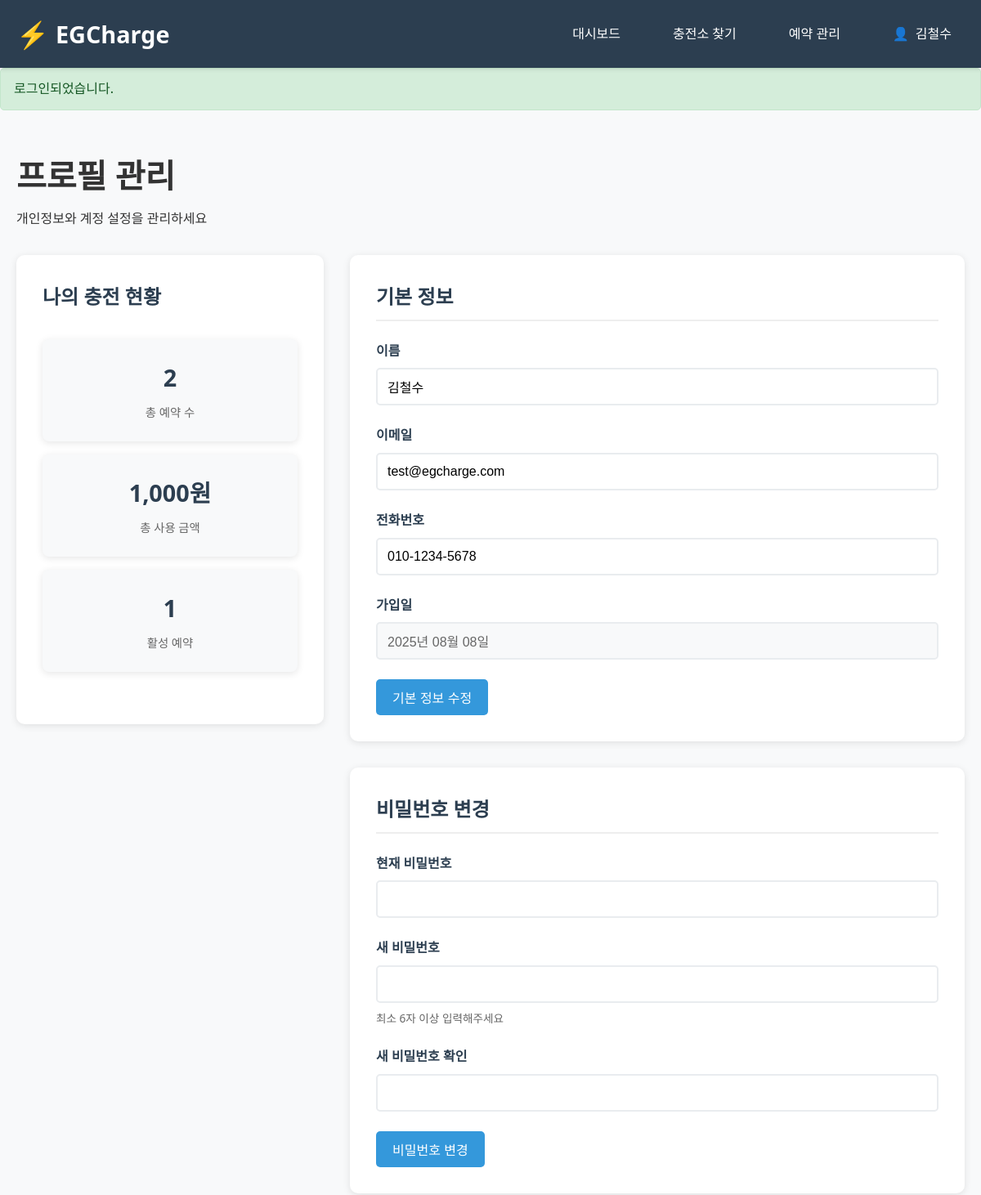
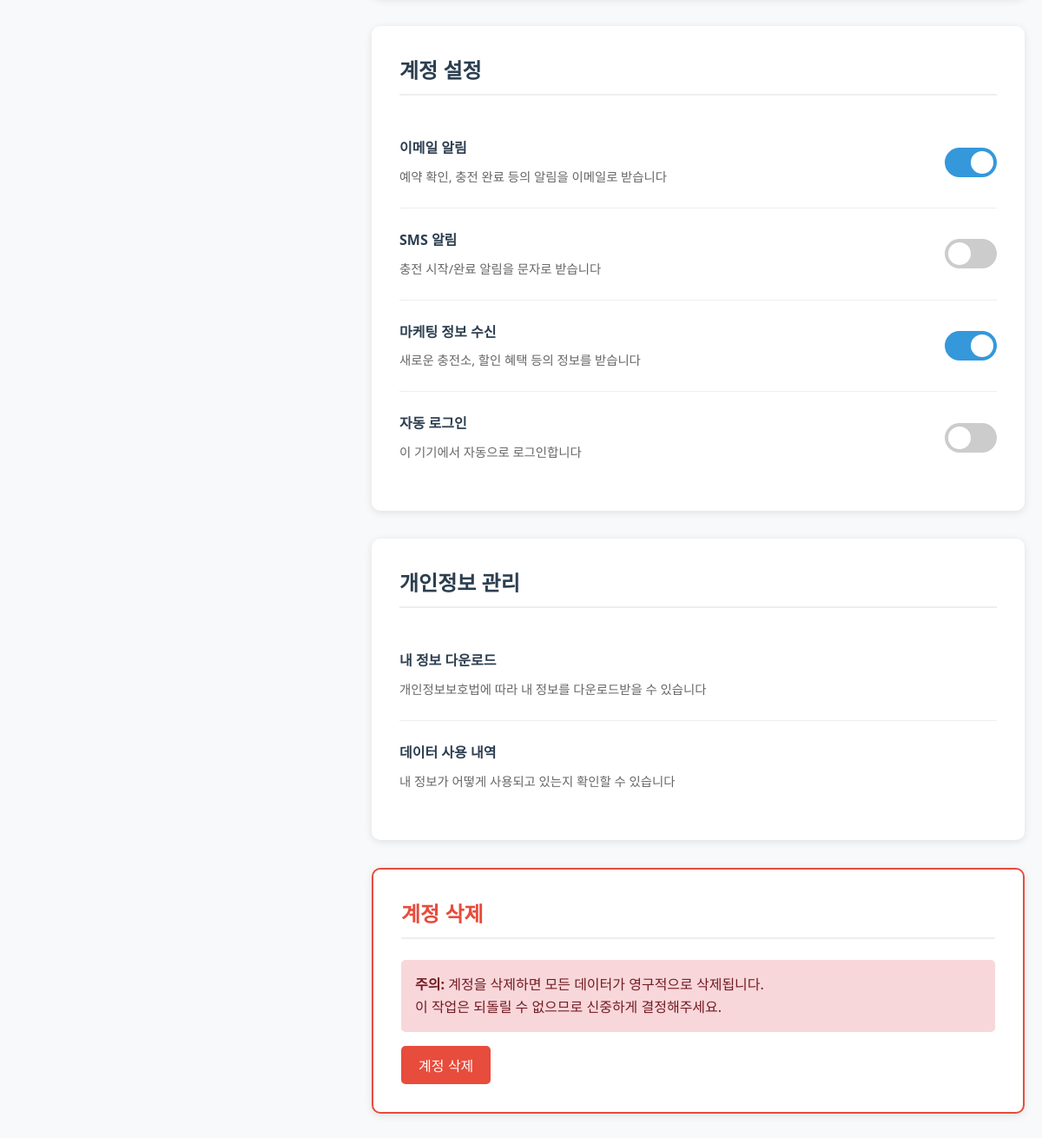
The page /pages/profile.php (signed in) on the database its author committed (2 pictures, top to bottom).
### tables this page shows
CREATE TABLE IF NOT EXISTS users (
                                     id INT AUTO_INCREMENT PRIMARY KEY,
                                     name VARCHAR(100) NOT NULL,
    email VARCHAR(100) UNIQUE NOT NULL,
    password VARCHAR(255) NOT NULL,
    phone VARCHAR(20),
    created_at TIMESTAMP DEFAULT CURRENT_TIMESTAMP,
    updated_at TIMESTAMP DEFAULT CURRENT_TIMESTAMP ON UPDATE CURRENT_TIMESTAMP
    );

### public/pages/profile.php (the view, shortened to what this page needs)
<?php
include_once '../includes/header.php';
$database = new Database();
$db = $database->getConnection();
$user_query = "SELECT * FROM users WHERE id = ?";
$user_stmt = $db->prepare($user_query);
$user_stmt->execute([$_SESSION['user_id']]);
$user_info = $user_stmt->fetch(PDO::FETCH_ASSOC);
$stats_query = "SELECT
    COUNT(*) as total_bookings,
    SUM(CASE WHEN status = 'completed' THEN total_cost ELSE 0 END) as total_spent,
    COUNT(CASE WHEN status = 'active' THEN 1 END) as active_bookings
    FROM bookings WHERE user_id = ?";
$stats_stmt = $db->prepare($stats_query);
$stats_stmt->execute([$_SESSION['user_id']]);
$stats = $stats_stmt->fetch(PDO::FETCH_ASSOC);
?>
<main class="profile-page">
    <div class="container">
        <div class="page-header">
            <h1>프로필 관리</h1>
            <p>개인정보와 계정 설정을 관리하세요</p>
        </div>
        <div class="profile-content">
            <div class="profile-stats">
                <h2>나의 충전 현황</h2>
                <div class="stats-grid">
                    <div class="stat-card">
                        <span class="stat-number"><?php echo $stats['total_bookings']; ?></span>
                        <span class="stat-label">총 예약 수</span>
                    </div>
                    <div class="stat-card">
                        <span class="stat-number"><?php echo number_format($stats['total_spent']); ?>원</span>
                        <span class="stat-label">총 사용 금액</span>
                    </div>
                    <div class="stat-card">
                        <span class="stat-number"><?php echo $stats['active_bookings']; ?></span>
                        <span class="stat-label">활성 예약</span>
                    </div>
                </div>
            </div>
            <div class="profile-forms">
                <div class="form-section">
                    <h2>기본 정보</h2>
                    <form method="post" class="profile-form">
                        <div class="form-group">
                            <label for="name">이름</label>
                            <input type="text" id="name" name="name"
                                   value="<?php echo htmlspecialchars($user_info['name']); ?>" required>
                        </div>
                        <div class="form-group">
                            <label for="email">이메일</label>
                            <input type="email" id="email" name="email"
                                   value="<?php echo htmlspecialchars($user_info['email']); ?>" required>
                        </div>
                        <div class="form-group">
                            <label for="phone">전화번호</label>
                            <input type="tel" id="phone" name="phone"
                                   value="<?php echo htmlspecialchars($user_info['phone'] ?? ''); ?>"
                                   placeholder="010-0000-0000">
                        </div>
                        <div class="form-group">
                            <label>가입일</label>
                            <input type="text" value="<?php echo date('Y년 m월 d일', strtotime($user_info['created_at'])); ?>"
                                   readonly class="readonly-field">
                        </div>
                        <button type="submit" class="btn btn-primary">기본 정보 수정</button>
                    </form>
                </div>
                <div class="form-section">
                    <h2>비밀번호 변경</h2>
                    <form method="post" class="profile-form" id="password-form">
                        <div class="form-group">
                            <label for="current_password">현재 비밀번호</label>
                            <input type="password" id="current_password" name="current_password"
                                   minlength="6" required>
                        </div>
                        <div class="form-group">
                            <label for="new_password">새 비밀번호</label>
                            <input type="password" id="new_password" name="new_password"
                                   minlength="6" required>
                            <small class="form-help">최소 6자 이상 입력해주세요</small>
                        </div>
                        <div class="form-group">
                            <label for="confirm_password">새 비밀번호 확인</label>
                            <input type="password" id="confirm_password" name="confirm_password"
                                   minlength="6" required>
                        </div>
                        <button type="submit" class="btn btn-primary">비밀번호 변경</button>
                    </form>
                </div>
                <div class="form-section">
                    <h2>계정 설정</h2>
                    <div class="setting-item">
                        <div class="setting-info">
                            <h4>이메일 알림</h4>
                            <p>예약 확인, 충전 완료 등의 알림을 이메일로 받습니다</p>
                        </div>
                        <label class="switch">
                            <span class="slider"></span>
                        </label>
                    </div>
                    <div class="setting-item">
                        <div class="setting-info">
                            <h4>SMS 알림</h4>
                            <p>충전 시작/완료 알림을 문자로 받습니다</p>
                        </div>
                        <label class="switch">
                            <span class="slider"></span>
                        </label>
                    </div>
                    <div class="setting-item">
                        <div class="setting-info">
                            <h4>마케팅 정보 수신</h4>
                            <p>새로운 충전소, 할인 혜택 등의 정보를 받습니다</p>
                        </div>
                        <label class="switch">
                            <span class="slider"></span>
                        </label>
                    </div>
                    <div class="setting-item">
                        <div class="setting-info">
                            <h4>자동 로그인</h4>
                            <p>이 기기에서 자동으로 로그인합니다</p>
                        </div>
                        <label class="switch">
                            <span class="slider"></span>
                        </label>
                    </div>
                </div>
                <div class="form-section">
                    <h2>개인정보 관리</h2>
                    <div class="privacy-item">
                        <div class="privacy-info">
                            <h4>내 정보 다운로드</h4>
                            <p>개인정보보호법에 따라 내 정보를 다운로드받을 수 있습니다</p>
                        </div>
                        <button class="btn btn-outline" onclick="downloadUserData()">정보 다운로드</button>
                    </div>
                    <div class="privacy-item">
                        <div class="privacy-info">
                            <h4>데이터 사용 내역</h4>
                            <p>내 정보가 어떻게 사용되고 있는지 확인할 수 있습니다</p>
                        </div>
                        <button class="btn btn-outline" onclick="showDataUsage()">사용 내역 보기</button>
                    </div>
                </div>
                <div class="form-section danger-section">
                    <h2>계정 삭제</h2>
                    <p class="danger-text">
                        <strong>주의:</strong> 계정을 삭제하면 모든 데이터가 영구적으로 삭제됩니다.<br>
                        이 작업은 되돌릴 수 없으므로 신중하게 결정해주세요.
                    </p>
                    <button type="button" class="btn btn-danger" onclick="confirmDeleteAccount()">
                        계정 삭제
                    </button>
                </div>
            </div>
        </div>
    </div>
</main>

### public/includes/header.php (shortened to what this page needs)
<?php
$current_page = basename($_SERVER['PHP_SELF']);
$base_path = (strpos($_SERVER['PHP_SELF'], '/pages/') !== false) ? '../' : '';
?>
  <!DOCTYPE html>
  <html lang="ko">
  <head>
    <link rel="stylesheet" href="<?php echo $base_path; ?>assets/css/style.css">
  </head>
<body>
  <header>
    <nav class="container">
      <div class="logo">
        <a href="<?php echo $base_path; ?>index.php">
          <span class="logo-icon">⚡</span>
          EGCharge
        </a>
      </div>
      <ul class="nav-links">
          <?php if(isset($_SESSION['user_id'])): ?>
            <li><a href="<?php echo $base_path; ?>pages/dashboard.php"
                   class="<?php echo ($current_page == 'dashboard.php') ? 'active' : ''; ?>">
                대시보드
              </a></li>
            <li><a href="<?php echo $base_path; ?>pages/stations.php"
                   class="<?php echo ($current_page == 'stations.php') ? 'active' : ''; ?>">
                충전소 찾기
              </a></li>
            <li><a href="<?php echo $base_path; ?>pages/bookings.php"
                   class="<?php echo ($current_page == 'bookings.php') ? 'active' : ''; ?>">
                예약 관리
              </a></li>
            <li class="user-menu">
              <a href="#" class="user-toggle">
                <span class="user-icon">👤</span>
                  <?php echo htmlspecialchars($_SESSION['user_name']); ?>
              </a>
            </li>
          <?php endif; ?>
      </ul>
    </nav>
  </header>
<?php if(isset($_SESSION['success_message'])): ?>
  <div class="alert alert-success">
      <?php
      echo htmlspecialchars($_SESSION['success_message']);
      ?>
  </div>
<?php endif; ?>

### public/assets/css/style.css (style rules this page uses)
* { margin: 0; padding: 0; box-sizing: border-box; }
body { font-family: 'Segoe UI', Tahoma, Geneva, Verdana, sans-serif; line-height: 1.6; color: #333; background-color: #f8f9fa; }
.container { max-width: 1200px; margin: 0 auto; padding: 0 20px; }
header { background: #2c3e50; color: white; padding: 1rem 0; box-shadow: 0 2px 5px rgba(0,0,0,0.1); position: sticky; top: 0; z-index: 1000; }
nav { display: flex; justify-content: space-between; align-items: center; }
.logo a { display: flex; align-items: center; color: white; text-decoration: none; font-size: 1.8rem; font-weight: bold; }
.logo-icon { font-size: 2rem; margin-right: 0.5rem; }
.nav-links { display: flex; list-style: none; gap: 2rem; align-items: center; }
.nav-links a { color: white; text-decoration: none; padding: 0.5rem 1rem; border-radius: 5px; transition: background-color 0.3s; }
.user-menu { position: relative; }
.user-toggle { display: flex; align-items: center; gap: 0.5rem; cursor: pointer; }
.btn { display: inline-block; padding: 10px 20px; text-decoration: none; border-radius: 5px; transition: all 0.3s; border: none; cursor: pointer; font-size: 1rem; text-align: center; }
.btn-primary { background: #3498db; color: white; }
.btn-outline { background: transparent; color: white; border: 2px solid white; }
.page-header { margin-bottom: 2rem; }
.page-header h1 { font-size: 2.5rem; margin-bottom: 0.5rem; }
.stats-grid { display: grid; grid-template-columns: repeat(auto-fit, minmax(250px, 1fr)); gap: 2rem; margin: 2rem 0; }
.stat-card { background: white; padding: 2rem; border-radius: 10px; text-align: center; box-shadow: 0 2px 10px rgba(0,0,0,0.1); transition: transform 0.3s; }
.form-group { margin-bottom: 1.5rem; }
.form-group label { display: block; margin-bottom: 0.5rem; font-weight: 600; color: #2c3e50; }
.form-group input { width: 100%; padding: 12px; border: 2px solid #e9ecef; border-radius: 5px; font-size: 1rem; transition: border-color 0.3s; }
.alert { padding: 12px 16px; margin-bottom: 1rem; border-radius: 5px; position: relative; }
.alert-success { background: #d4edda; color: #155724; border: 1px solid #c3e6cb; }

### rows shown on the page
users: name "김철수", email "test@egcharge.com", phone "010-1234-5678", created_at "2025년 08월 08일"

### other values the page prints
$_SESSION['user_name'] "김철수"
$_SESSION['success_message'] "로그인되었습니다."
$stats['total_bookings'] "2"
$stats['total_spent'] "1,000"
$stats['active_bookings'] "1"
